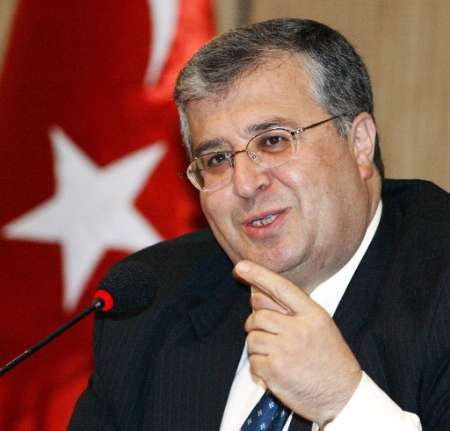
#> input picture old/img_591.jpg, 450 x 431 px
$ python app.py
#> lines starting #> are read from the running program, lines starting #| are printed output that depends on the picture
import cv2
from matplotlib.pyplot import imshow
import matplotlib.pyplot as plt

# 2002/08/11/big/img_591
# 1
# 123.583300 85.549500 1.265839 269.693400 161.781200  1

img = cv2.imread('img_591.jpg')
#> img is the input picture: shape (431, 450, 3); mean B, G, R 74.1, 82.6, 123.4
img = cv2.cvtColor(img, cv2.COLOR_BGR2RGB)

center = (269, 161)
dx = 85
dy = 123

img = cv2.circle(img, center, 5, (255,0,0), -1)
#> img: shape (431, 450, 3); mean R, G, B 123.4, 82.5, 74
p1 = (center[0] - dx, center[1] - dy)
p2 = (center[0] + dx, center[1] + dy)
img = cv2.rectangle(img, p1, p2, (0,255, 0), 2)
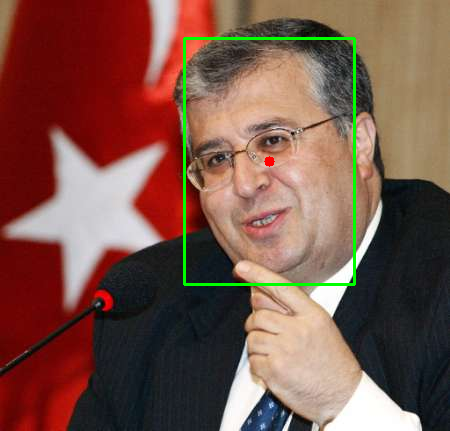
#> img: shape (431, 450, 3); mean R, G, B 121.9, 84.7, 73.1
imshow(img);plt.show()
